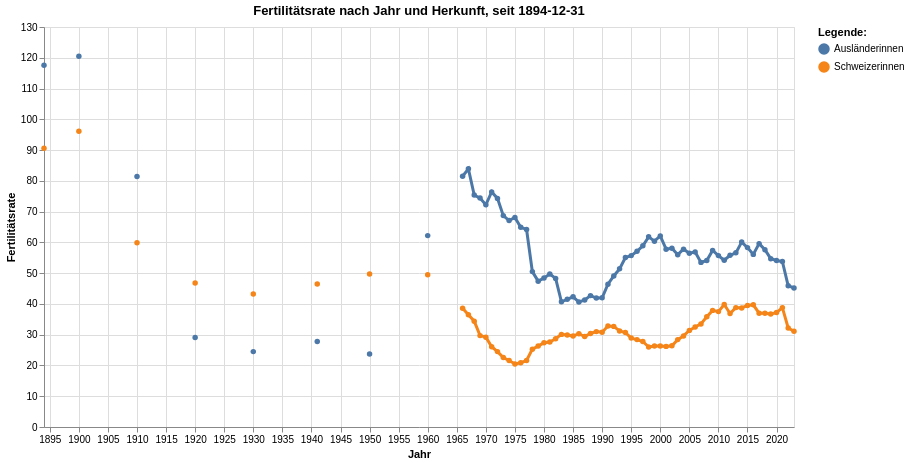

Write notebook code for a chart like this one.
### Code cell
grafik2 = mypy_dv.plot_altair_multiline_highlight(
    data = myAgg2.reset_index().sort_values('HerkunftMutterCd', ascending=True)
    ,x = 'StichtagDatJahr'
    ,y = 'Fertilitaetsrate_noDM'
    ,x_beschriftung = 'Jahr'
    , y_beschriftung = 'Fertilitätsrate'
    ,category = "HerkunftMutterLang"
    ,category_beschriftung= 'Legende:'
    ,warning_status = "ignore" #always or ignore
    ,myTitle="Fertilitätsrate nach Jahr und Herkunft, seit "+data_min_date
)
grafik2

### Figure 1 — Vega-Lite specification as saved in the notebook (floating-point values rounded to 4 significant figures; data arrays with more than 128 entries replaced by an {"elided": "..."} marker saying what was removed)
{"config": {"view": {"continuousWidth": 300, "continuousHeight": 300}}, "layer": [{"mark": {"type": "circle"}, "encoding": {"color": {"field": "HerkunftMutterLang", "legend": {"orient": "right", "title": "Legende:"}, "type": "nominal"}, "opacity": {"value": 1.3}, "tooltip": [{"field": "StichtagDatJahr", "type": "temporal"}, {"field": "HerkunftMutterLang", "type": "nominal"}, {"field": "Fertilitaetsrate_noDM", "type": "quantitative"}], "x": {"axis": {"title": "Jahr"}, "field": "StichtagDatJahr", "type": "temporal"}, "y": {"axis": {"title": "Fertilitätsrate"}, "field": "Fertilitaetsrate_noDM", "type": "quantitative"}}, "name": "view_7", "title": "Fertilitätsrate nach Jahr und Herkunft, seit 1894-12-31"}, {"mark": {"type": "line"}, "encoding": {"color": {"field": "HerkunftMutterLang", "legend": {"orient": "right", "title": "Legende:"}, "type": "nominal"}, "size": {"condition": {"test": {"not": {"param": "param_7"}}, "value": 1.2}, "value": 3}, "tooltip": [{"field": "StichtagDatJahr", "type": "temporal"}, {"field": "HerkunftMutterLang", "type": "nominal"}, {"field": "Fertilitaetsrate_noDM", "type": "quantitative"}], "x": {"axis": {"title": "Jahr"}, "field": "StichtagDatJahr", "type": "temporal"}, "y": {"axis": {"title": "Fertilitätsrate"}, "field": "Fertilitaetsrate_noDM", "type": "quantitative"}}, "title": "Fertilitätsrate nach Jahr und Herkunft, seit 1894-12-31"}], "data": {"name": "data-e4c0dcce43345ab51c90b2844f21ae37"}, "height": 400, "params": [{"name": "param_7", "select": {"type": "point", "fields": ["HerkunftMutterLang"], "nearest": true, "on": "pointerover"}, "views": ["view_7"]}], "width": 750, "$schema": "https://vega.github.io/schema/vega-lite/v5.20.1.json", "datasets": {"data-e4c0dcce43345ab51c90b2844f21ae37": {"elided": "260 records"}}}
